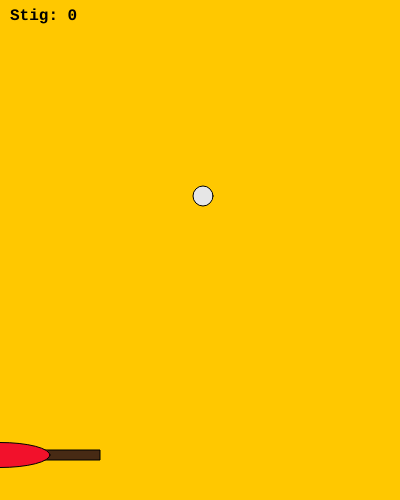
Frame 1 (no input)
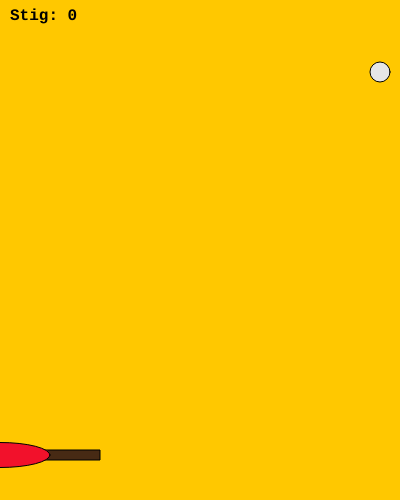
Frame 60 (no input)
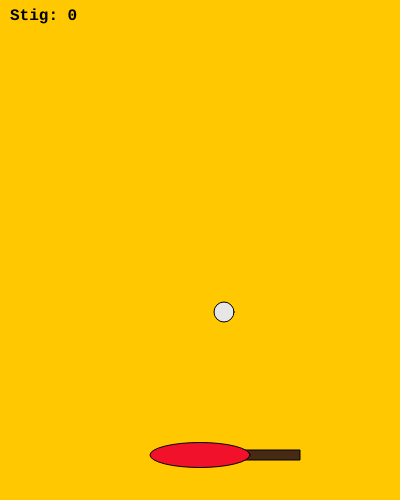
Frame 120 (the mouse pressed at the canvas centre since frame 60)

The p5.js sketch that drew these frames (run headless with seeded random() and noise() and a simulated clock; from frame 60 on, the mouse is pressed at the canvas centre):

// p5.js sketch
// ── sketch.js
var boltiX = 200;
var boltiY = 200;
var hradiX = 3;
var hradiY = -4;
var boltiStaerd = 20;
var stig = 0;
var spadiBreidd = 100;
var spadiThykkt = 25;
var spadiY;
var g = 200;
var b = 230;
var t = 0;

function setup() {
	createCanvas(400,500);
	spadiY = height - 45;
	rectMode(CENTER);
	textFont("Courier New",16);
	textStyle(BOLD);
}

function draw() {
    background(255,g,0);
    // Reikna ný hnit út frá hraða boltans:
    boltiX = boltiX + hradiX;
    boltiY = boltiY + hradiY;
    // Athuga hvort boltinn snertir vegginn hægra megin:
    if ((boltiX > width-boltiStaerd/2))  {
        hradiX = hradiX * -1;
    }
    // Athuga hvort boltinn snertir vegginn vinsta megin:
    if ((boltiX < boltiStaerd))  {
        hradiX = hradiX * -1;
    }
  	// Athuga hvort boltinn snertir þakið
    if ((boltiY < boltiStaerd)) {
        hradiY = hradiY * -1;
    }
    if ((boltiY > height - boltiStaerd / 2)) {
        boltiX = 200;
        boltiY = 200;
        hradiX = 3;
        hradiY = -4;
        stig = 0;
        g = 0 //setja g sem 0 til að fá rauðan bakgrunn
    }
    if (g < 200) {
        //hækka aftur g upp í hverjum frame þangað til að hann er orðinn 200.
        g += 10
    }
    if (b < 230) {
        b += 20
    }
    if (t > 0) {
        t -= 20
    }
    // Athuga hvort bolti snertir spaða:
    if(abs(spadiY - boltiY) < boltiStaerd/2 + 5 && abs(mouseX - boltiX) < boltiStaerd/2 + spadiBreidd/2){
        hradiY = hradiY * -1;
        stig += 1; // auka stig
        hradiX *= 1.05; // auka hraða
        hradiY *= 1.05; // auka hraða
        b = 0
        t = 230

    }
        // Teikna spaðann
    fill (71, 42, 20); // skaft
    rect(mouseX+50, spadiY, 100,10);

    fill(242, 17, 43);
    ellipse(mouseX,spadiY ,spadiBreidd,spadiThykkt);
        // Teikna stigin
    fill(t,t,t);
    text("Stig: " + stig,10,20);
    // Teikna boltann
    fill(b,b,230);
    ellipse(boltiX, boltiY, boltiStaerd, boltiStaerd);
}
